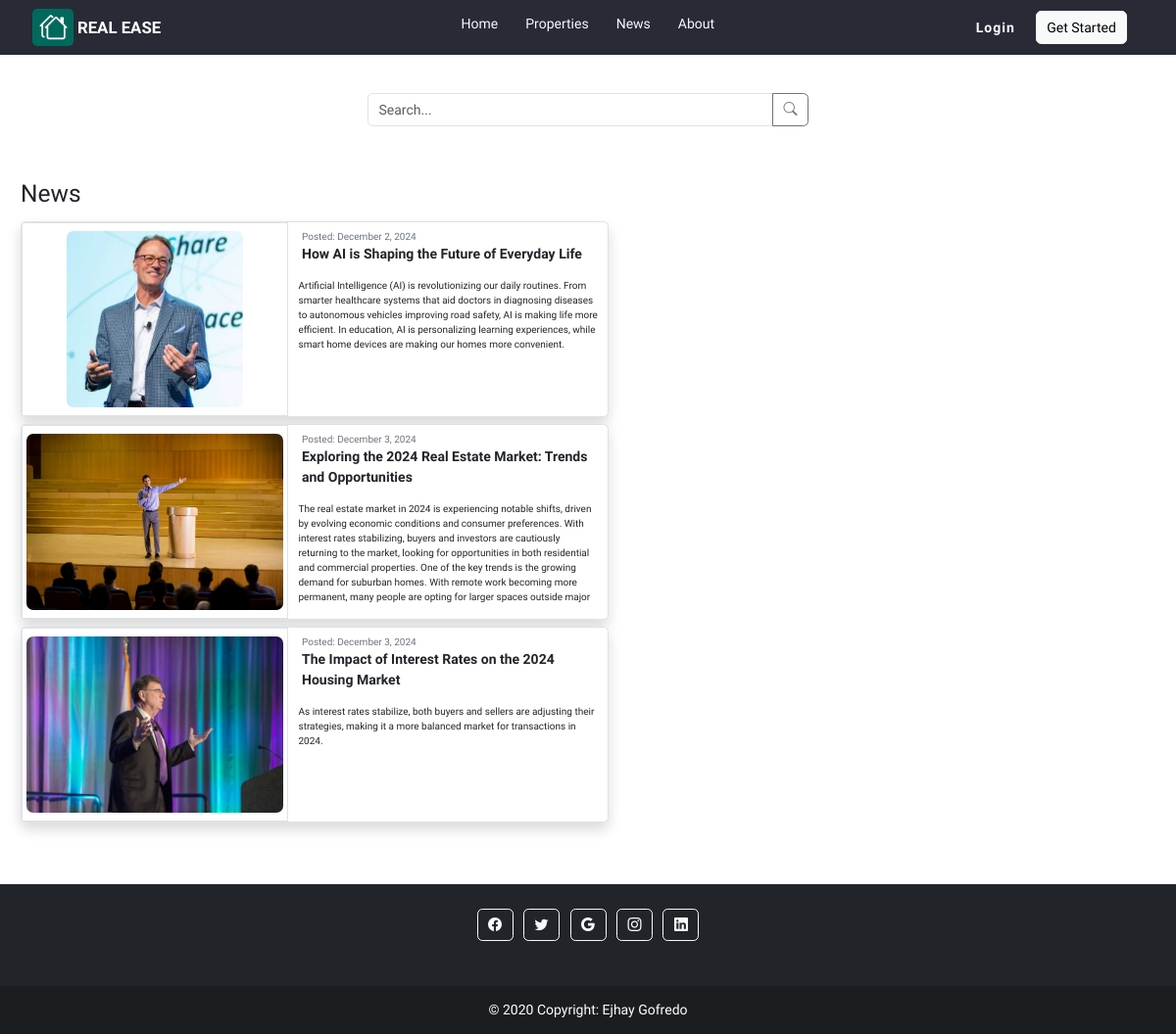
Page /?route=headlines on the committed database.
### tables this page shows
CREATE TABLE IF NOT EXISTS `news` (
  `id` int NOT NULL AUTO_INCREMENT,
  `news_title` varchar(250) NOT NULL,
  `news_content` text NOT NULL,
  `is_deleted` tinyint(1) DEFAULT '0',
  `date_added` timestamp NULL DEFAULT CURRENT_TIMESTAMP,
  `image` varchar(250) NOT NULL,
  PRIMARY KEY (`id`)
);

### config/database.php (called while the page is built, shortened)
<?php
class Database {
    private $conn;
    protected function __construct($Host, $Username, $Password, $DBName) {
        $this->host = $Host;
        $this->username = $Username;
        $this->password = $Password;
        $this->dbname = $DBName;
        try {
            $this->conn = new PDO("mysql:host=$this->host", $this->username, $this->password);
            $this->conn->setAttribute(PDO::ATTR_ERRMODE, PDO::ERRMODE_EXCEPTION);
            $create_database = "CREATE DATABASE IF NOT EXISTS $this->dbname";
            $this->conn->exec($create_database);
            $this->conn->exec("USE $this->dbname");
        } catch (PDOException $e) {
            echo "Connection failed: " . $e->getMessage();
        }
    }
    protected function OpenConnection() {
        return $this->conn;
    }
    protected function CloseConnection() {
        $this->conn = null;
    }
}

### app/http/helper/displayNews.php (called while the page is built, shortened)
<?php
class DisplayNews extends MySQL {
    public function getAllNews() {
        try {
            $stmt = parent::openConnection()->prepare("SELECT * FROM news Where is_deleted = 0 ORDER BY id ASC");
            $stmt->execute();
            return $stmt->fetchAll(PDO::FETCH_ASSOC);
        } catch (PDOException $e) {
            echo "Error: " . $e->getMessage();
            return false;
        } finally {
            parent::closeConnection();
        }
    }
}

### app/view/headlines.php (the view)
<?php
require_once 'app/http/helper/displayNews.php';
$news = new DisplayNews();
$data = $news->getAllNews();
?>
<div class="container-fluid py-5 m-0" style="height: auto;" >
    <div class="d-flex flex-row" style="height:100px;">
        <div class="d-flex align-items-center justify-content-center" style="width:100%;">
            <div class="input-group" style="width:450px">
                <input type="text" class="form-control border" placeholder="Search..." aria-label="Search">
                <button class="btn btn-outline-secondary" type="button"><i class="bi bi-search"></i></button>
            </div>
        </div>
    </div>
    <div class="container-fluid d-flex flex-wrap gap-2 py-4 m-0 " style="height:auto;" >
        <div class="d-flex align-items-center " style="width:100%;">
            <h3 class="fw-medium">News</h3>
        </div>
        <?php foreach($data as $news): ?>
                <div class="card border d-flex flex-row p-0 shadow " style="height: 200px; width: 600px; cursor: pointer; " >
                    <div class="border p-1 d-flex justify-content-center align-items-center" style="width: 50%;" >
                        <img class="rounded-3" style="height: 180px;" src="public/images/products/<?php echo htmlspecialchars($news['image']); ?>" alt="">
                    </div>
                    <div class="d-flex flex-column ps-2" style="width: 60%;" >
                        <div class="d-flex flex-column m-0 p-2" style="height: auto;" >
                            <p class="m-0 p-0 text-secondary" style="font-size: 10px;" >Posted: <?php echo htmlspecialchars(date('F j, Y', strtotime($news['date_added']))); ?></p>
                            <p class="m-0 p-0 fw-bold fs-6"><?php echo htmlspecialchars($news['news_title']); ?></p>
                        </div>
                        <div class="ps-1 pe-2 py-0 " style="overflow:hidden; height:115px;">
                            <p class="mt-2 mx-0 text-wrap" style="font-size: 10px; " ><?php echo htmlspecialchars($news['news_content']); ?></p>
                        </div>
                    </div>
                </div>
            <?php endforeach; ?>
    </div>
</div>

### public/assets/styles/global.css (style rules this page uses)
:root { --bg-glass: #282A36; }
* { font-family: "Work Sans", sans-serif; font-optical-sizing: auto; font-weight: 400; font-style: normal; padding: 0; margin: 0; font-size: 14px; }

### public/assets/styles/footer.css (style rules this page uses)
body { margin-top:20px; }
img, figure { max-width: 100%; height: auto; vertical-align: middle; }

### rows in the picture
news: image (picture), date_added "December 2, 2024", news_title "How AI is Shaping the Future of Everyday Life", news_content "Artificial Intelligence (AI) is revolutionizing our daily routines. From smarter healthcare systems that aid doctors in diagnosing diseases to autonomous vehicles improving road safety, AI is making life more efficient. In education, AI is personalizing learning experiences, while smart home devices are making our homes more convenient."
news: image (picture), date_added "December 3, 2024", news_title "Exploring the 2024 Real Estate Market: Trends and Opportunities", news_content "The real estate market in 2024 is experiencing notable shifts, driven by evolving economic conditions and consumer preferences. With interest rates stabilizing, buyers and investors are cautiously returning to the market, looking for opportunities in both residential and commercial properties. One of the key trends is the growing demand for suburban homes. With remote work becoming more permanent, many people are opting for larger spaces outside major…"
news: image (picture), date_added "December 3, 2024", news_title "The Impact of Interest Rates on the 2024 Housing Market", news_content "As interest rates stabilize, both buyers and sellers are adjusting their strategies, making it a more balanced market for transactions in 2024."
